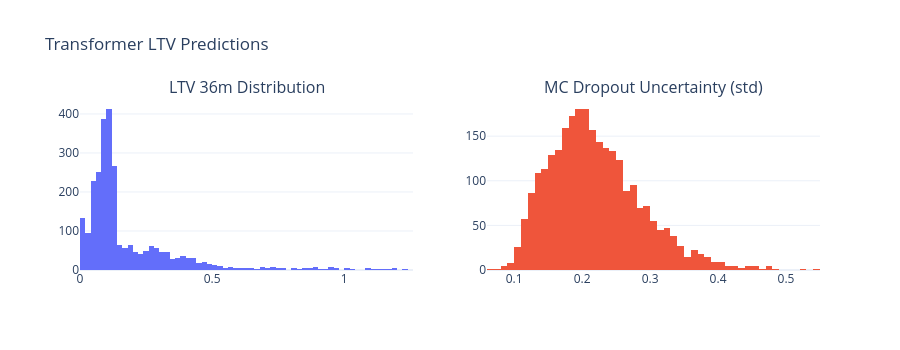

Write notebook code for a chart like this one.
### Markdown cell above
## 8. LTV Distribution Charts

### Code cell
p99_q = predictions['ltv_36m'].quantile(0.99)
if p99_q is None:
    raise ValueError('Cannot compute p99 from empty predictions.')
p99 = float(p99_q)
pred_trimmed = predictions.filter(pl.col('ltv_36m') <= p99)

fig = make_subplots(rows=1, cols=2,
                     subplot_titles=['LTV 36m Distribution', 'MC Dropout Uncertainty (std)'])
fig.add_trace(go.Histogram(x=pred_trimmed['ltv_36m'].to_list(), nbinsx=70,
                            name='LTV 36m', showlegend=False), row=1, col=1)
fig.add_trace(go.Histogram(x=predictions['ltv_36m_std'].to_list(), nbinsx=60,
                            name='Std', showlegend=False), row=1, col=2)
fig.update_layout(height=350, title='Transformer LTV Predictions')
fig.show()

### Figure 1 — Plotly figure (JSON) as saved in the notebook; plotly's stock layout.template omitted (floating-point values rounded to 4 significant figures; data arrays with more than 128 entries replaced by an {"elided": "..."} marker saying what was removed)
{"data": [{"name": "LTV 36m", "nbinsx": 70, "showlegend": false, "type": "histogram", "x": {"elided": "2681 float values"}, "xaxis": "x", "yaxis": "y"}, {"name": "Std", "nbinsx": 60, "showlegend": false, "type": "histogram", "x": {"elided": "2708 float values"}, "xaxis": "x2", "yaxis": "y2"}], "layout": {"annotations": [{"font": {"size": 16}, "showarrow": false, "text": "LTV 36m Distribution", "x": 0.225, "xanchor": "center", "xref": "paper", "y": 1, "yanchor": "bottom", "yref": "paper"}, {"font": {"size": 16}, "showarrow": false, "text": "MC Dropout Uncertainty (std)", "x": 0.775, "xanchor": "center", "xref": "paper", "y": 1, "yanchor": "bottom", "yref": "paper"}], "height": 350, "title": {"text": "Transformer LTV Predictions"}, "xaxis": {"anchor": "y", "domain": [0, 0.45]}, "xaxis2": {"anchor": "y2", "domain": [0.55, 1]}, "yaxis": {"anchor": "x", "domain": [0, 1]}, "yaxis2": {"anchor": "x2", "domain": [0, 1]}}}
